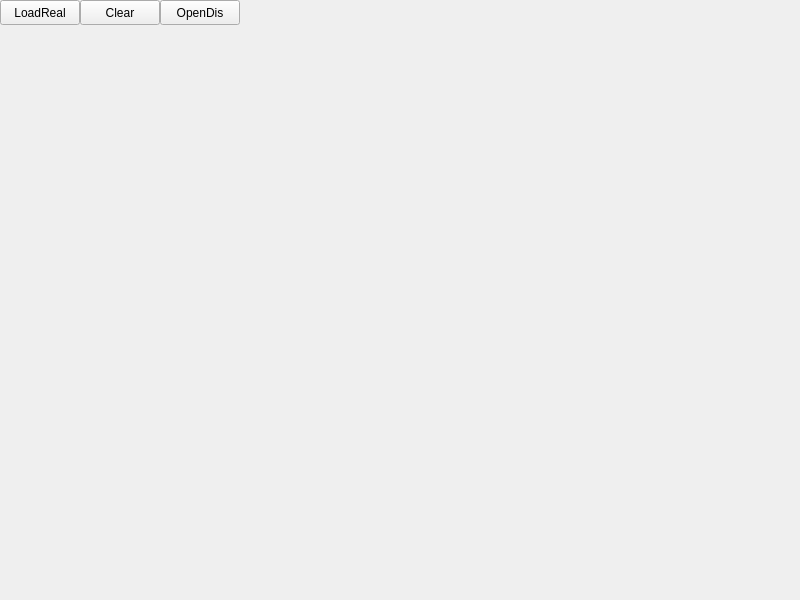
<?xml version="1.0" encoding="UTF-8"?>
<ui version="4.0">
 <class>MainWindow</class>
 <widget class="QMainWindow" name="MainWindow">
  <property name="geometry">
   <rect>
    <x>0</x>
    <y>0</y>
    <width>800</width>
    <height>600</height>
   </rect>
  </property>
  <property name="minimumSize">
   <size>
    <width>800</width>
    <height>600</height>
   </size>
  </property>
  <property name="maximumSize">
   <size>
    <width>800</width>
    <height>600</height>
   </size>
  </property>
  <property name="windowTitle">
   <string>MainWindow</string>
  </property>
  <widget class="QWidget" name="centralWidget">
   <widget class="QWidget" name="bkWidget" native="true">
    <property name="geometry">
     <rect>
      <x>0</x>
      <y>0</y>
      <width>800</width>
      <height>600</height>
     </rect>
    </property>
    <property name="minimumSize">
     <size>
      <width>800</width>
      <height>600</height>
     </size>
    </property>
    <property name="maximumSize">
     <size>
      <width>800</width>
      <height>600</height>
     </size>
    </property>
    <property name="autoFillBackground">
     <bool>false</bool>
    </property>
    <widget class="QPushButton" name="btnLoad">
     <property name="geometry">
      <rect>
       <x>0</x>
       <y>0</y>
       <width>80</width>
       <height>25</height>
      </rect>
     </property>
     <property name="text">
      <string>LoadReal</string>
     </property>
    </widget>
    <widget class="QPushButton" name="btnClear">
     <property name="geometry">
      <rect>
       <x>80</x>
       <y>0</y>
       <width>80</width>
       <height>25</height>
      </rect>
     </property>
     <property name="text">
      <string>Clear</string>
     </property>
    </widget>
    <widget class="QPushButton" name="btnDistance">
     <property name="geometry">
      <rect>
       <x>160</x>
       <y>0</y>
       <width>80</width>
       <height>25</height>
      </rect>
     </property>
     <property name="text">
      <string>OpenDis</string>
     </property>
    </widget>
   </widget>
  </widget>
 </widget>
 <layoutdefault spacing="6" margin="11"/>
 <resources/>
 <connections/>
</ui>
